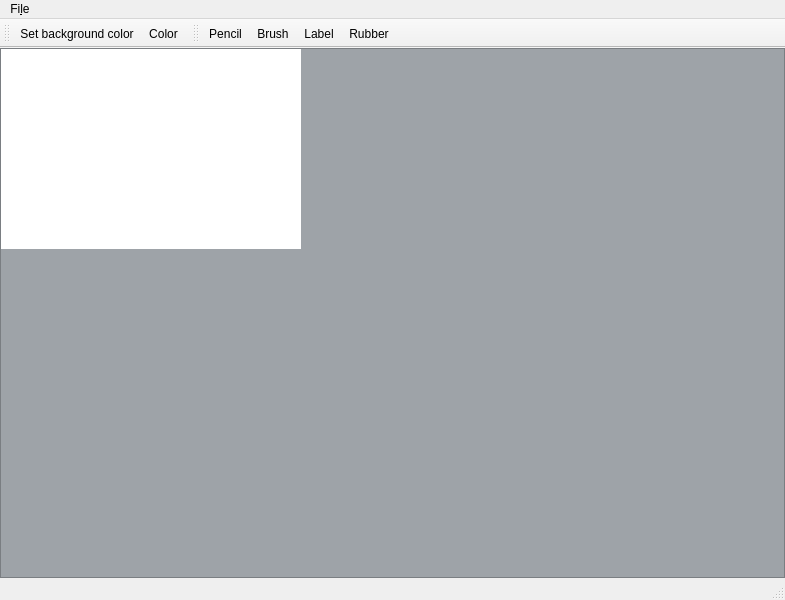
<?xml version="1.0" encoding="UTF-8"?>
<ui version="4.0">
 <class>Adaptink</class>
 <widget class="QMainWindow" name="Adaptink">
  <property name="geometry">
   <rect>
    <x>0</x>
    <y>0</y>
    <width>785</width>
    <height>600</height>
   </rect>
  </property>
  <property name="sizePolicy">
   <sizepolicy hsizetype="Expanding" vsizetype="Expanding">
    <horstretch>0</horstretch>
    <verstretch>0</verstretch>
   </sizepolicy>
  </property>
  <property name="windowTitle">
   <string>Adaptink</string>
  </property>
  <widget class="QWidget" name="centralwidget">
   <property name="maximumSize">
    <size>
     <width>16777215</width>
     <height>16777215</height>
    </size>
   </property>
   <layout class="QVBoxLayout" name="verticalLayout">
    <property name="spacing">
     <number>0</number>
    </property>
    <property name="leftMargin">
     <number>0</number>
    </property>
    <property name="topMargin">
     <number>0</number>
    </property>
    <property name="rightMargin">
     <number>0</number>
    </property>
    <property name="bottomMargin">
     <number>0</number>
    </property>
    <item>
     <layout class="QHBoxLayout" name="horizontalLayout">
      <property name="spacing">
       <number>0</number>
      </property>
      <item>
       <widget class="ScrollArea" name="scrollArea">
        <property name="sizePolicy">
         <sizepolicy hsizetype="Expanding" vsizetype="Expanding">
          <horstretch>0</horstretch>
          <verstretch>0</verstretch>
         </sizepolicy>
        </property>
        <property name="palette">
         <palette>
          <active>
           <colorrole role="WindowText">
            <brush brushstyle="SolidPattern">
             <color alpha="255">
              <red>0</red>
              <green>0</green>
              <blue>0</blue>
             </color>
            </brush>
           </colorrole>
           <colorrole role="Button">
            <brush brushstyle="SolidPattern">
             <color alpha="255">
              <red>158</red>
              <green>163</green>
              <blue>168</blue>
             </color>
            </brush>
           </colorrole>
           <colorrole role="Light">
            <brush brushstyle="SolidPattern">
             <color alpha="255">
              <red>237</red>
              <green>245</green>
              <blue>252</blue>
             </color>
            </brush>
           </colorrole>
           <colorrole role="Midlight">
            <brush brushstyle="SolidPattern">
             <color alpha="255">
              <red>197</red>
              <green>204</green>
              <blue>210</blue>
             </color>
            </brush>
           </colorrole>
           <colorrole role="Dark">
            <brush brushstyle="SolidPattern">
             <color alpha="255">
              <red>79</red>
              <green>81</green>
              <blue>84</blue>
             </color>
            </brush>
           </colorrole>
           <colorrole role="Mid">
            <brush brushstyle="SolidPattern">
             <color alpha="255">
              <red>105</red>
              <green>109</green>
              <blue>112</blue>
             </color>
            </brush>
           </colorrole>
           <colorrole role="Text">
            <brush brushstyle="SolidPattern">
             <color alpha="255">
              <red>0</red>
              <green>0</green>
              <blue>0</blue>
             </color>
            </brush>
           </colorrole>
           <colorrole role="BrightText">
            <brush brushstyle="SolidPattern">
             <color alpha="255">
              <red>255</red>
              <green>255</green>
              <blue>255</blue>
             </color>
            </brush>
           </colorrole>
           <colorrole role="ButtonText">
            <brush brushstyle="SolidPattern">
             <color alpha="255">
              <red>0</red>
              <green>0</green>
              <blue>0</blue>
             </color>
            </brush>
           </colorrole>
           <colorrole role="Base">
            <brush brushstyle="SolidPattern">
             <color alpha="255">
              <red>255</red>
              <green>255</green>
              <blue>255</blue>
             </color>
            </brush>
           </colorrole>
           <colorrole role="Window">
            <brush brushstyle="SolidPattern">
             <color alpha="255">
              <red>158</red>
              <green>163</green>
              <blue>168</blue>
             </color>
            </brush>
           </colorrole>
           <colorrole role="Shadow">
            <brush brushstyle="SolidPattern">
             <color alpha="255">
              <red>0</red>
              <green>0</green>
              <blue>0</blue>
             </color>
            </brush>
           </colorrole>
           <colorrole role="AlternateBase">
            <brush brushstyle="SolidPattern">
             <color alpha="255">
              <red>206</red>
              <green>209</green>
              <blue>211</blue>
             </color>
            </brush>
           </colorrole>
           <colorrole role="ToolTipBase">
            <brush brushstyle="SolidPattern">
             <color alpha="255">
              <red>255</red>
              <green>255</green>
              <blue>220</blue>
             </color>
            </brush>
           </colorrole>
           <colorrole role="ToolTipText">
            <brush brushstyle="SolidPattern">
             <color alpha="255">
              <red>0</red>
              <green>0</green>
              <blue>0</blue>
             </color>
            </brush>
           </colorrole>
          </active>
          <inactive>
           <colorrole role="WindowText">
            <brush brushstyle="SolidPattern">
             <color alpha="255">
              <red>0</red>
              <green>0</green>
              <blue>0</blue>
             </color>
            </brush>
           </colorrole>
           <colorrole role="Button">
            <brush brushstyle="SolidPattern">
             <color alpha="255">
              <red>158</red>
              <green>163</green>
              <blue>168</blue>
             </color>
            </brush>
           </colorrole>
           <colorrole role="Light">
            <brush brushstyle="SolidPattern">
             <color alpha="255">
              <red>237</red>
              <green>245</green>
              <blue>252</blue>
             </color>
            </brush>
           </colorrole>
           <colorrole role="Midlight">
            <brush brushstyle="SolidPattern">
             <color alpha="255">
              <red>197</red>
              <green>204</green>
              <blue>210</blue>
             </color>
            </brush>
           </colorrole>
           <colorrole role="Dark">
            <brush brushstyle="SolidPattern">
             <color alpha="255">
              <red>79</red>
              <green>81</green>
              <blue>84</blue>
             </color>
            </brush>
           </colorrole>
           <colorrole role="Mid">
            <brush brushstyle="SolidPattern">
             <color alpha="255">
              <red>105</red>
              <green>109</green>
              <blue>112</blue>
             </color>
            </brush>
           </colorrole>
           <colorrole role="Text">
            <brush brushstyle="SolidPattern">
             <color alpha="255">
              <red>0</red>
              <green>0</green>
              <blue>0</blue>
             </color>
            </brush>
           </colorrole>
           <colorrole role="BrightText">
            <brush brushstyle="SolidPattern">
             <color alpha="255">
              <red>255</red>
              <green>255</green>
              <blue>255</blue>
             </color>
            </brush>
           </colorrole>
           <colorrole role="ButtonText">
            <brush brushstyle="SolidPattern">
             <color alpha="255">
              <red>0</red>
              <green>0</green>
              <blue>0</blue>
             </color>
            </brush>
           </colorrole>
           <colorrole role="Base">
            <brush brushstyle="SolidPattern">
             <color alpha="255">
              <red>255</red>
              <green>255</green>
              <blue>255</blue>
             </color>
            </brush>
           </colorrole>
           <colorrole role="Window">
            <brush brushstyle="SolidPattern">
             <color alpha="255">
              <red>158</red>
              <green>163</green>
              <blue>168</blue>
             </color>
            </brush>
           </colorrole>
           <colorrole role="Shadow">
            <brush brushstyle="SolidPattern">
             <color alpha="255">
              <red>0</red>
              <green>0</green>
              <blue>0</blue>
             </color>
            </brush>
           </colorrole>
           <colorrole role="AlternateBase">
            <brush brushstyle="SolidPattern">
             <color alpha="255">
              <red>206</red>
              <green>209</green>
              <blue>211</blue>
             </color>
            </brush>
           </colorrole>
           <colorrole role="ToolTipBase">
            <brush brushstyle="SolidPattern">
             <color alpha="255">
              <red>255</red>
              <green>255</green>
              <blue>220</blue>
             </color>
            </brush>
           </colorrole>
           <colorrole role="ToolTipText">
            <brush brushstyle="SolidPattern">
             <color alpha="255">
              <red>0</red>
              <green>0</green>
              <blue>0</blue>
             </color>
            </brush>
           </colorrole>
          </inactive>
          <disabled>
           <colorrole role="WindowText">
            <brush brushstyle="SolidPattern">
             <color alpha="255">
              <red>79</red>
              <green>81</green>
              <blue>84</blue>
             </color>
            </brush>
           </colorrole>
           <colorrole role="Button">
            <brush brushstyle="SolidPattern">
             <color alpha="255">
              <red>158</red>
              <green>163</green>
              <blue>168</blue>
             </color>
            </brush>
           </colorrole>
           <colorrole role="Light">
            <brush brushstyle="SolidPattern">
             <color alpha="255">
              <red>237</red>
              <green>245</green>
              <blue>252</blue>
             </color>
            </brush>
           </colorrole>
           <colorrole role="Midlight">
            <brush brushstyle="SolidPattern">
             <color alpha="255">
              <red>197</red>
              <green>204</green>
              <blue>210</blue>
             </color>
            </brush>
           </colorrole>
           <colorrole role="Dark">
            <brush brushstyle="SolidPattern">
             <color alpha="255">
              <red>79</red>
              <green>81</green>
              <blue>84</blue>
             </color>
            </brush>
           </colorrole>
           <colorrole role="Mid">
            <brush brushstyle="SolidPattern">
             <color alpha="255">
              <red>105</red>
              <green>109</green>
              <blue>112</blue>
             </color>
            </brush>
           </colorrole>
           <colorrole role="Text">
            <brush brushstyle="SolidPattern">
             <color alpha="255">
              <red>79</red>
              <green>81</green>
              <blue>84</blue>
             </color>
            </brush>
           </colorrole>
           <colorrole role="BrightText">
            <brush brushstyle="SolidPattern">
             <color alpha="255">
              <red>255</red>
              <green>255</green>
              <blue>255</blue>
             </color>
            </brush>
           </colorrole>
           <colorrole role="ButtonText">
            <brush brushstyle="SolidPattern">
             <color alpha="255">
              <red>79</red>
              <green>81</green>
              <blue>84</blue>
             </color>
            </brush>
           </colorrole>
           <colorrole role="Base">
            <brush brushstyle="SolidPattern">
             <color alpha="255">
              <red>158</red>
              <green>163</green>
              <blue>168</blue>
             </color>
            </brush>
           </colorrole>
           <colorrole role="Window">
            <brush brushstyle="SolidPattern">
             <color alpha="255">
              <red>158</red>
              <green>163</green>
              <blue>168</blue>
             </color>
            </brush>
           </colorrole>
           <colorrole role="Shadow">
            <brush brushstyle="SolidPattern">
             <color alpha="255">
              <red>0</red>
              <green>0</green>
              <blue>0</blue>
             </color>
            </brush>
           </colorrole>
           <colorrole role="AlternateBase">
            <brush brushstyle="SolidPattern">
             <color alpha="255">
              <red>158</red>
              <green>163</green>
              <blue>168</blue>
             </color>
            </brush>
           </colorrole>
           <colorrole role="ToolTipBase">
            <brush brushstyle="SolidPattern">
             <color alpha="255">
              <red>255</red>
              <green>255</green>
              <blue>220</blue>
             </color>
            </brush>
           </colorrole>
           <colorrole role="ToolTipText">
            <brush brushstyle="SolidPattern">
             <color alpha="255">
              <red>0</red>
              <green>0</green>
              <blue>0</blue>
             </color>
            </brush>
           </colorrole>
          </disabled>
         </palette>
        </property>
        <property name="cursor" stdset="0">
         <cursorShape>SizeFDiagCursor</cursorShape>
        </property>
        <property name="autoFillBackground">
         <bool>true</bool>
        </property>
        <property name="sizeAdjustPolicy">
         <enum>QAbstractScrollArea::AdjustToContents</enum>
        </property>
        <property name="widgetResizable">
         <bool>false</bool>
        </property>
        <property name="alignment">
         <set>Qt::AlignLeading|Qt::AlignLeft|Qt::AlignTop</set>
        </property>
        <widget class="DCanvas" name="dcanvas">
         <property name="geometry">
          <rect>
           <x>0</x>
           <y>0</y>
           <width>300</width>
           <height>200</height>
          </rect>
         </property>
         <property name="sizePolicy">
          <sizepolicy hsizetype="Preferred" vsizetype="Preferred">
           <horstretch>0</horstretch>
           <verstretch>0</verstretch>
          </sizepolicy>
         </property>
         <property name="minimumSize">
          <size>
           <width>0</width>
           <height>0</height>
          </size>
         </property>
         <property name="baseSize">
          <size>
           <width>300</width>
           <height>200</height>
          </size>
         </property>
         <property name="palette">
          <palette>
           <active>
            <colorrole role="WindowText">
             <brush brushstyle="SolidPattern">
              <color alpha="255">
               <red>0</red>
               <green>0</green>
               <blue>0</blue>
              </color>
             </brush>
            </colorrole>
            <colorrole role="Button">
             <brush brushstyle="SolidPattern">
              <color alpha="255">
               <red>255</red>
               <green>255</green>
               <blue>255</blue>
              </color>
             </brush>
            </colorrole>
            <colorrole role="Light">
             <brush brushstyle="SolidPattern">
              <color alpha="255">
               <red>255</red>
               <green>255</green>
               <blue>255</blue>
              </color>
             </brush>
            </colorrole>
            <colorrole role="Midlight">
             <brush brushstyle="SolidPattern">
              <color alpha="255">
               <red>255</red>
               <green>255</green>
               <blue>255</blue>
              </color>
             </brush>
            </colorrole>
            <colorrole role="Dark">
             <brush brushstyle="SolidPattern">
              <color alpha="255">
               <red>127</red>
               <green>127</green>
               <blue>127</blue>
              </color>
             </brush>
            </colorrole>
            <colorrole role="Mid">
             <brush brushstyle="SolidPattern">
              <color alpha="255">
               <red>170</red>
               <green>170</green>
               <blue>170</blue>
              </color>
             </brush>
            </colorrole>
            <colorrole role="Text">
             <brush brushstyle="SolidPattern">
              <color alpha="255">
               <red>0</red>
               <green>0</green>
               <blue>0</blue>
              </color>
             </brush>
            </colorrole>
            <colorrole role="BrightText">
             <brush brushstyle="SolidPattern">
              <color alpha="255">
               <red>255</red>
               <green>255</green>
               <blue>255</blue>
              </color>
             </brush>
            </colorrole>
            <colorrole role="ButtonText">
             <brush brushstyle="SolidPattern">
              <color alpha="255">
               <red>0</red>
               <green>0</green>
               <blue>0</blue>
              </color>
             </brush>
            </colorrole>
            <colorrole role="Base">
             <brush brushstyle="SolidPattern">
              <color alpha="255">
               <red>255</red>
               <green>255</green>
               <blue>255</blue>
              </color>
             </brush>
            </colorrole>
            <colorrole role="Window">
             <brush brushstyle="SolidPattern">
              <color alpha="255">
               <red>255</red>
               <green>255</green>
               <blue>255</blue>
              </color>
             </brush>
            </colorrole>
            <colorrole role="Shadow">
             <brush brushstyle="SolidPattern">
              <color alpha="255">
               <red>0</red>
               <green>0</green>
               <blue>0</blue>
              </color>
             </brush>
            </colorrole>
            <colorrole role="AlternateBase">
             <brush brushstyle="SolidPattern">
              <color alpha="255">
               <red>255</red>
               <green>255</green>
               <blue>255</blue>
              </color>
             </brush>
            </colorrole>
            <colorrole role="ToolTipBase">
             <brush brushstyle="SolidPattern">
              <color alpha="255">
               <red>255</red>
               <green>255</green>
               <blue>220</blue>
              </color>
             </brush>
            </colorrole>
            <colorrole role="ToolTipText">
             <brush brushstyle="SolidPattern">
              <color alpha="255">
               <red>0</red>
               <green>0</green>
               <blue>0</blue>
              </color>
             </brush>
            </colorrole>
           </active>
           <inactive>
            <colorrole role="WindowText">
             <brush brushstyle="SolidPattern">
              <color alpha="255">
               <red>0</red>
               <green>0</green>
               <blue>0</blue>
              </color>
             </brush>
            </colorrole>
            <colorrole role="Button">
             <brush brushstyle="SolidPattern">
              <color alpha="255">
               <red>255</red>
               <green>255</green>
               <blue>255</blue>
              </color>
             </brush>
            </colorrole>
            <colorrole role="Light">
             <brush brushstyle="SolidPattern">
              <color alpha="255">
               <red>255</red>
               <green>255</green>
               <blue>255</blue>
              </color>
             </brush>
            </colorrole>
            <colorrole role="Midlight">
             <brush brushstyle="SolidPattern">
              <color alpha="255">
               <red>255</red>
               <green>255</green>
               <blue>255</blue>
              </color>
             </brush>
            </colorrole>
            <colorrole role="Dark">
             <brush brushstyle="SolidPattern">
              <color alpha="255">
               <red>127</red>
               <green>127</green>
               <blue>127</blue>
              </color>
             </brush>
            </colorrole>
            <colorrole role="Mid">
             <brush brushstyle="SolidPattern">
              <color alpha="255">
               <red>170</red>
               <green>170</green>
               <blue>170</blue>
              </color>
             </brush>
            </colorrole>
            <colorrole role="Text">
             <brush brushstyle="SolidPattern">
              <color alpha="255">
               <red>0</red>
               <green>0</green>
               <blue>0</blue>
              </color>
             </brush>
            </colorrole>
            <colorrole role="BrightText">
             <brush brushstyle="SolidPattern">
              <color alpha="255">
               <red>255</red>
               <green>255</green>
               <blue>255</blue>
              </color>
             </brush>
            </colorrole>
            <colorrole role="ButtonText">
             <brush brushstyle="SolidPattern">
              <color alpha="255">
               <red>0</red>
               <green>0</green>
               <blue>0</blue>
              </color>
             </brush>
            </colorrole>
            <colorrole role="Base">
             <brush brushstyle="SolidPattern">
              <color alpha="255">
               <red>255</red>
               <green>255</green>
               <blue>255</blue>
              </color>
             </brush>
            </colorrole>
            <colorrole role="Window">
             <brush brushstyle="SolidPattern">
              <color alpha="255">
               <red>255</red>
               <green>255</green>
               <blue>255</blue>
              </color>
             </brush>
            </colorrole>
            <colorrole role="Shadow">
             <brush brushstyle="SolidPattern">
              <color alpha="255">
               <red>0</red>
               <green>0</green>
               <blue>0</blue>
              </color>
             </brush>
            </colorrole>
            <colorrole role="AlternateBase">
             <brush brushstyle="SolidPattern">
              <color alpha="255">
               <red>255</red>
               <green>255</green>
               <blue>255</blue>
              </color>
             </brush>
            </colorrole>
            <colorrole role="ToolTipBase">
             <brush brushstyle="SolidPattern">
              <color alpha="255">
               <red>255</red>
               <green>255</green>
               <blue>220</blue>
              </color>
             </brush>
            </colorrole>
            <colorrole role="ToolTipText">
             <brush brushstyle="SolidPattern">
              <color alpha="255">
               <red>0</red>
               <green>0</green>
               <blue>0</blue>
              </color>
             </brush>
            </colorrole>
           </inactive>
           <disabled>
            <colorrole role="WindowText">
             <brush brushstyle="SolidPattern">
              <color alpha="255">
               <red>127</red>
               <green>127</green>
               <blue>127</blue>
              </color>
             </brush>
            </colorrole>
            <colorrole role="Button">
             <brush brushstyle="SolidPattern">
              <color alpha="255">
               <red>255</red>
               <green>255</green>
               <blue>255</blue>
              </color>
             </brush>
            </colorrole>
            <colorrole role="Light">
             <brush brushstyle="SolidPattern">
              <color alpha="255">
               <red>255</red>
               <green>255</green>
               <blue>255</blue>
              </color>
             </brush>
            </colorrole>
            <colorrole role="Midlight">
             <brush brushstyle="SolidPattern">
              <color alpha="255">
               <red>255</red>
               <green>255</green>
               <blue>255</blue>
              </color>
             </brush>
            </colorrole>
            <colorrole role="Dark">
             <brush brushstyle="SolidPattern">
              <color alpha="255">
               <red>127</red>
               <green>127</green>
               <blue>127</blue>
              </color>
             </brush>
            </colorrole>
            <colorrole role="Mid">
             <brush brushstyle="SolidPattern">
              <color alpha="255">
               <red>170</red>
               <green>170</green>
               <blue>170</blue>
              </color>
             </brush>
            </colorrole>
            <colorrole role="Text">
             <brush brushstyle="SolidPattern">
              <color alpha="255">
               <red>127</red>
               <green>127</green>
               <blue>127</blue>
              </color>
             </brush>
            </colorrole>
            <colorrole role="BrightText">
             <brush brushstyle="SolidPattern">
              <color alpha="255">
               <red>255</red>
               <green>255</green>
               <blue>255</blue>
              </color>
             </brush>
            </colorrole>
            <colorrole role="ButtonText">
             <brush brushstyle="SolidPattern">
              <color alpha="255">
               <red>127</red>
               <green>127</green>
               <blue>127</blue>
              </color>
             </brush>
            </colorrole>
            <colorrole role="Base">
             <brush brushstyle="SolidPattern">
              <color alpha="255">
               <red>255</red>
               <green>255</green>
               <blue>255</blue>
              </color>
             </brush>
            </colorrole>
            <colorrole role="Window">
             <brush brushstyle="SolidPattern">
              <color alpha="255">
               <red>255</red>
               <green>255</green>
               <blue>255</blue>
              </color>
             </brush>
            </colorrole>
            <colorrole role="Shadow">
             <brush brushstyle="SolidPattern">
              <color alpha="255">
               <red>0</red>
               <green>0</green>
               <blue>0</blue>
              </color>
             </brush>
            </colorrole>
            <colorrole role="AlternateBase">
             <brush brushstyle="SolidPattern">
              <color alpha="255">
               <red>255</red>
               <green>255</green>
               <blue>255</blue>
              </color>
             </brush>
            </colorrole>
            <colorrole role="ToolTipBase">
             <brush brushstyle="SolidPattern">
              <color alpha="255">
               <red>255</red>
               <green>255</green>
               <blue>220</blue>
              </color>
             </brush>
            </colorrole>
            <colorrole role="ToolTipText">
             <brush brushstyle="SolidPattern">
              <color alpha="255">
               <red>0</red>
               <green>0</green>
               <blue>0</blue>
              </color>
             </brush>
            </colorrole>
           </disabled>
          </palette>
         </property>
         <property name="cursor">
          <cursorShape>CrossCursor</cursorShape>
         </property>
        </widget>
       </widget>
      </item>
     </layout>
    </item>
   </layout>
  </widget>
  <widget class="QMenuBar" name="menubar">
   <property name="geometry">
    <rect>
     <x>0</x>
     <y>0</y>
     <width>785</width>
     <height>22</height>
    </rect>
   </property>
   <widget class="QMenu" name="menuFile">
    <property name="title">
     <string>Fi&amp;le</string>
    </property>
    <addaction name="actionNew"/>
    <addaction name="actionOpen"/>
    <addaction name="actionSave"/>
    <addaction name="actionSave_as"/>
    <addaction name="separator"/>
    <addaction name="actionQuit"/>
   </widget>
   <addaction name="menuFile"/>
  </widget>
  <widget class="QStatusBar" name="statusbar"/>
  <widget class="QToolBar" name="toolBarBrush">
   <property name="windowTitle">
    <string>toolBar</string>
   </property>
   <attribute name="toolBarArea">
    <enum>TopToolBarArea</enum>
   </attribute>
   <attribute name="toolBarBreak">
    <bool>false</bool>
   </attribute>
   <addaction name="actionSet_Background_color"/>
   <addaction name="actionChangeColor"/>
  </widget>
  <widget class="QToolBar" name="toolBarAdaptinkTool">
   <property name="windowTitle">
    <string>toolBar_2</string>
   </property>
   <attribute name="toolBarArea">
    <enum>TopToolBarArea</enum>
   </attribute>
   <attribute name="toolBarBreak">
    <bool>false</bool>
   </attribute>
   <addaction name="actionToolPencil"/>
   <addaction name="actionToolBrush"/>
   <addaction name="actionToolLabel"/>
   <addaction name="actionRubber"/>
  </widget>
  <action name="actionSave">
   <property name="text">
    <string>Save</string>
   </property>
  </action>
  <action name="actionSave_as">
   <property name="text">
    <string>Sa&amp;ve as</string>
   </property>
  </action>
  <action name="actionQuit">
   <property name="text">
    <string>Quit</string>
   </property>
  </action>
  <action name="actionChangeColor">
   <property name="text">
    <string>Color</string>
   </property>
  </action>
  <action name="actionToolPencil">
   <property name="text">
    <string>Pencil</string>
   </property>
  </action>
  <action name="actionToolBrush">
   <property name="text">
    <string>Brush</string>
   </property>
  </action>
  <action name="actionToolLabel">
   <property name="text">
    <string>Label</string>
   </property>
  </action>
  <action name="actionOpen">
   <property name="text">
    <string>&amp;Open</string>
   </property>
  </action>
  <action name="actionNew">
   <property name="text">
    <string>&amp;New</string>
   </property>
  </action>
  <action name="actionRubber">
   <property name="text">
    <string>Rubber</string>
   </property>
   <property name="shortcut">
    <string>Del</string>
   </property>
  </action>
  <action name="actionSet_Background_color">
   <property name="text">
    <string>Set background color</string>
   </property>
   <property name="toolTip">
    <string>Set background color</string>
   </property>
  </action>
 </widget>
 <customwidgets>
  <customwidget>
   <class>ScrollArea</class>
   <extends>QScrollArea</extends>
   <header>scrollarea.hpp</header>
   <container>1</container>
  </customwidget>
  <customwidget>
   <class>DCanvas</class>
   <extends>QWidget</extends>
   <header>dcanvas.hpp</header>
   <container>1</container>
  </customwidget>
 </customwidgets>
 <resources/>
 <connections/>
</ui>
